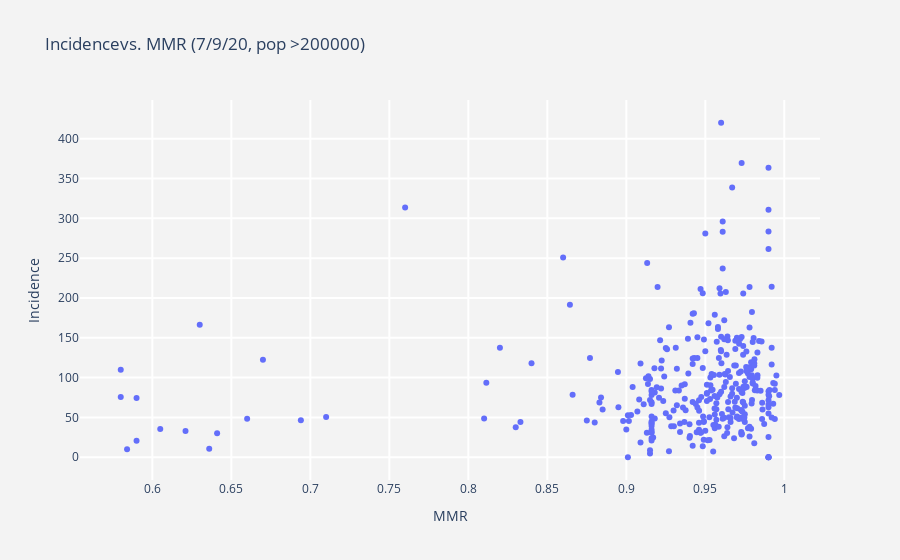

The notebook cell this image was saved under:
### Code cell
# plot it
#import plotly.graph_objects as go
# ref: https://stackoverflow.com/questions/54550795/how-to-display-multiple-images-with-a-loop-with-python-dash

def generate_fig(mor_inc,covid_date,pop_low):
    
    if mor_inc == "Mortality":
        df = df_mortality
    elif mor_inc == "Incidence":
        df = df_incidence
    elif mor_inc == "Case-Fatality Ratio":
        df = df_cfr

    df = df[df['County Population'] > pop_low]
    df = df[(df["VR"].notnull()) & (df[covid_date].notnull())]
    
    fig = go.Figure(data=[go.Scatter(
        x=df["VR"], y=df[covid_date],
        text="(MMR,"+mor_inc+")<br>"+df["County"]+","+df["State"],
        mode='markers'
    )])

    fig.update_layout(
        title= mor_inc + 'vs. MMR (' + covid_date + ', pop >' + str(pop_low) + ')',
        xaxis=dict(
            title='MMR',
            gridcolor='white',
            gridwidth=2,
        ),
        yaxis=dict(
            title=mor_inc,
            gridcolor='white',
            gridwidth=2,
        ),
        paper_bgcolor='rgb(243, 243, 243)',
        plot_bgcolor='rgb(243, 243, 243)',
    )
    
    return fig

generate_fig("Incidence","7/9/20",200000).show()

### Figure 1 — Plotly figure (JSON) as saved in the notebook; plotly's stock layout.template omitted (floating-point values rounded to 4 significant figures; data arrays with more than 128 entries replaced by an {"elided": "..."} marker saying what was removed)
{"data": [{"mode": "markers", "text": {"elided": "331 str values"}, "type": "scatter", "x": {"elided": "331 float values"}, "y": {"elided": "331 float values"}}], "layout": {"paper_bgcolor": "rgb(243, 243, 243)", "plot_bgcolor": "rgb(243, 243, 243)", "title": {"text": "Incidencevs. MMR (7/9/20, pop >200000)"}, "xaxis": {"gridcolor": "white", "gridwidth": 2, "title": {"text": "MMR"}}, "yaxis": {"gridcolor": "white", "gridwidth": 2, "title": {"text": "Incidence"}}}}
